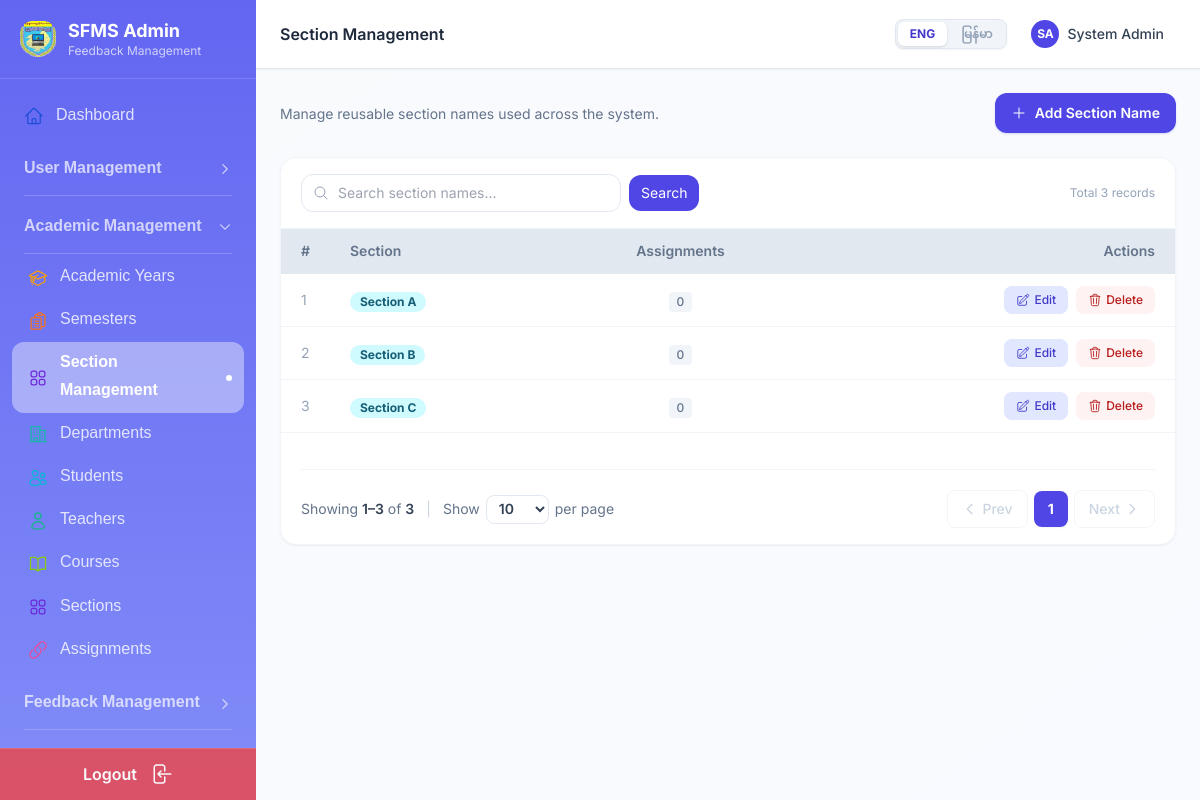
Page /admin/section_management.php (signed in) on the committed database.
### tables this page shows
CREATE TABLE IF NOT EXISTS users (
    id INT AUTO_INCREMENT PRIMARY KEY,
    name VARCHAR(100) NOT NULL,
    username VARCHAR(50) NOT NULL UNIQUE,
    email VARCHAR(100) NOT NULL UNIQUE,
    password VARCHAR(255) NOT NULL,
    role ENUM('admin','teacher','student') NOT NULL,
    profile_image VARCHAR(255) DEFAULT NULL,
    created_at TIMESTAMP DEFAULT CURRENT_TIMESTAMP,
    updated_at TIMESTAMP DEFAULT CURRENT_TIMESTAMP ON UPDATE CURRENT_TIMESTAMP
);

CREATE TABLE IF NOT EXISTS section_master (
    id INT AUTO_INCREMENT PRIMARY KEY,
    section_name VARCHAR(10) NOT NULL UNIQUE,
    created_at TIMESTAMP DEFAULT CURRENT_TIMESTAMP,
    updated_at TIMESTAMP DEFAULT CURRENT_TIMESTAMP ON UPDATE CURRENT_TIMESTAMP
);

### admin/section_management.php (the view, shortened to what the rows shown need)
<?php
require_once '../config/db.php';
require_once '../includes/auth.php';
require_once '../includes/functions.php';
$pageTitle = $LANG['section_management_title'] ?? 'Section Management';
$search = clean($_GET['search'] ?? '');
$perPage = max(10, min(100, (int) ($_GET['per_page'] ?? 10)));
$page = max(1, (int) ($_GET['page'] ?? 1));
$conditions = [];
$params = [];
$types = '';
$where = $conditions ? 'WHERE ' . implode(' AND ', $conditions) : '';
$countSql = "SELECT COUNT(*) AS c FROM section_master sm $where";
$c = $conn->prepare($countSql);
$c->execute();
$total = (int) $c->get_result()->fetch_assoc()['c'];
$pg = paginate($total, $perPage, $page);
$off = $pg['offset'];
$dataSql = "SELECT sm.*,
    (SELECT COUNT(*) FROM sections WHERE section_id = sm.id) AS assignment_count
    FROM section_master sm $where ORDER BY sm.section_name ASC LIMIT ? OFFSET ?";
$params[] = $perPage;
$params[] = $off;
$types .= 'ii';
$stmt = $conn->prepare($dataSql);
$stmt->bind_param($types, ...$params);
$stmt->execute();
$rows = $stmt->get_result()->fetch_all(MYSQLI_ASSOC);
$buildQuery = function ($overrides = []) use ($search) {
    $params = array_merge(['search' => $search], $overrides);
    $params = array_filter($params);
    return 'section_management.php' . ($params ? '?' . http_build_query($params) : '');
};
include '../includes/admin_header.php';
include '../includes/admin_sidebar.php';
?>
<div class="bg-white rounded-2xl shadow-sm border border-slate-100 overflow-hidden">
    <div class="overflow-x-auto">
        <table class="w-full border-collapse">
            <thead class="bg-slate-200 border-b border-slate-200">
                <tr>
                    <th class="text-left px-5 py-3 text-slate-500 w-12 text-sm font-semibold">#</th>
                    <th class="text-left px-5 py-3 text-slate-500 text-sm font-semibold">
                        <?= $LANG['section_name'] ?? 'Section Name' ?>
                    </th>
                    <th class="text-center px-5 py-3 text-slate-500 text-sm font-semibold">
                        <?= $LANG['assignments_label'] ?? 'Assignments' ?>
                    </th>
                    <th class="text-right px-5 py-3 text-slate-500 text-sm font-semibold">
                        <?= $LANG['col_actions'] ?? 'Actions' ?>
                    </th>
                </tr>
            </thead>
            <tbody class="divide-y divide-slate-100">
                <?php if ($rows): ?>
                    <?php foreach ($rows as $i => $row): ?>
                        <tr class="hover:bg-slate-50 transition-colors">
                            <td class="px-5 py-3 text-sm text-slate-400"><?= $pg['offset'] + $i + 1 ?></td>
                            <td class="px-5 py-3">
                                <span
                                    class="inline-flex items-center px-2.5 py-0.5 rounded-full text-xs font-bold bg-cyan-100 text-cyan-800">
                                    <?= $LANG['section_label'] ?? 'Section' ?>         <?= e($row['section_name']) ?>
                                </span>
                            </td>
                            <td class="px-5 py-3 text-center">
                                <span
                                    class="inline-flex items-center px-2 py-0.5 rounded text-xs font-medium <?= $row['assignment_count'] > 0 ? 'bg-green-100 text-green-700' : 'bg-slate-100 text-slate-500' ?>">
                                    <?= $row['assignment_count'] ?>
                                </span>
                            </td>
                            <td class="px-5 py-3 text-right">
                                <div class="flex items-center justify-end gap-2">
                                    <button onclick="openEdit(<?= htmlspecialchars(json_encode($row), ENT_QUOTES) ?>)"
                                        class="inline-flex items-center gap-1 px-3 py-1.5 text-xs font-medium text-indigo-700 bg-indigo-100 hover:bg-indigo-200 rounded-lg">
                                        <?= iconSvg('edit', 'w-3.5 h-3.5') ?>
                                        <?= $LANG['edit'] ?? 'Edit' ?>
                                    </button>
                                    <button onclick="openDelete(<?= $row['id'] ?>, '<?= e($row['section_name']) ?>')"
                                        class="inline-flex items-center gap-1 px-3 py-1.5 text-xs font-medium text-red-700 bg-red-50 hover:bg-red-100 rounded-lg">
                                        <?= iconSvg('trash', 'w-3.5 h-3.5') ?>
                                        <?= $LANG['delete'] ?? 'Delete' ?>
                                    </button>
                                </div>
                            </td>
                        </tr>
                    <?php endforeach ?>
                <?php endif ?>
            </tbody>
        </table>
    </div>
    <div class="px-5 py-4 border-t border-slate-100">
        <?= paginationLinks($pg, $buildQuery(), $perPage) ?>
    </div>
</div>
<?php include '../includes/admin_footer.php'; ?>

### includes/admin_sidebar.php (shortened to what the rows shown need)
        <?php $groupActive = false; ?>
        <?php foreach ($nav as $item): ?>
            <?php if (($item['type'] ?? '') === 'section'): ?>
                <?php if ($groupActive): ?>
                    </div>
                    <?php $groupActive = false; ?>
                <?php endif; ?>
                <p class="px-3 pt-4 pb-1
                           text-[12px]
                           font-semibold
                           leading-[1.7]
                           tracking-wide
                           text-white/60">
                    <?= e($item['label']) ?>
                </p>
            <?php elseif (($item['type'] ?? '') === 'group'): ?>
                <?php if ($groupActive): ?>
                    </div>
                    <?php $groupActive = false; ?>
                <?php endif; ?>
                <?php $groupKey = $item['key']; ?>
                <div class="px-3 pt-4 pb-0">
                    <button onclick="toggleGroup('<?= $groupKey ?>')" class="w-full flex items-center justify-between
                               pb-3
                               text-[16px]
                               font-semibold
                               leading-[1.7]
                               text-white/70
                               hover:text-white
                               transition-colors
                               border-b border-white/20">
                        <span>
                            <?= e($item['label']) ?>
                        </span>
                        <svg id="chevron-<?= $groupKey ?>" xmlns="http://www.w3.org/2000/svg" fill="none" viewBox="0 0 24 24"
                            stroke-width="2" stroke="currentColor" class="w-3.5 h-3.5 flex-shrink-0
                                   transition-transform duration-200
                                   <?= $item['isOpen'] ? 'rotate-90' : '' ?>">
                            <path stroke-linecap="round" stroke-linejoin="round" d="M8.25 4.5l7.5 7.5-7.5 7.5" />
                        </svg>
                    </button>
                </div>
                <div id="group-<?= $groupKey ?>" class="<?= $item['isOpen'] ? '' : 'hidden' ?>">
                    <?php $groupActive = true; ?>
                <?php else:
                ?>
                        <?= iconSvg(
                            $item['icon'],
                            'w-5 h-5 flex-shrink-0 ' .
                            ($item['iconColor'] ?? 'text-white/80')
                        ) ?>
                <?php endif; ?>
            <?php endforeach; ?>
            <?php if ($groupActive): ?>
            </div>
        <?php endif; ?>
<div class="flex-1 flex flex-col min-w-0 overflow-hidden">
    <header class="
            bg-white
            border-b border-slate-200
            px-4 lg:px-6
            py-3.5
            flex items-center gap-4
            flex-shrink-0
            sticky top-0
            z-20
            shadow-sm
        ">
        <div>
            <h1 class="text-base font-semibold text-slate-800">
                <?= e($pageTitle) ?>
            </h1>
        </div>
        <div class="ml-auto flex items-center gap-3">
            <a href="/studentfeedbackucsh/admin/profile.php" class="
                    flex items-center gap-2
                    px-3 py-1.5
                    rounded-xl
                    hover:bg-slate-50
                    transition-colors
                ">
                <?php if (!empty($user['profile_image'])): ?>
                    <img src="/studentfeedbackucsh/<?= e($user['profile_image']) ?>" alt="Profile"
                        class="w-7 h-7 rounded-full object-cover">
                <?php else: ?>
                    <div class="
                            w-7 h-7
                            rounded-full
                            bg-indigo-600
                            flex items-center justify-center
                            text-xs
                            font-bold
                            text-white
                        ">
                        <?= e($initials) ?>
                    </div>
                <?php endif; ?>
                <span class="hidden md:block text-sm font-medium text-slate-700">
                    <?= e($user['name']) ?>
                </span>
            </a>
        </div>
    </header>
    <main class="flex-1 overflow-y-auto p-4 lg:p-6">

### includes/functions.php (shortened to what the rows shown need)
<?php
function e(string $s): string
{
    return htmlspecialchars($s, ENT_QUOTES, 'UTF-8');
}
function clean($val): string
{
    return trim(strip_tags($val));
}
function avatarInitials(string $name): string
{
    $parts = array_filter(explode(' ', trim($name)));
    $initials = '';
    foreach ($parts as $p) {
        $initials .= strtoupper($p[0]);
        if (strlen($initials) >= 2)
            break;
    }
    return $initials ?: 'U';
}
function paginate(int $total, int $perPage, int $current): array
{
    $totalPages = max(1, (int) ceil($total / $perPage));
    $current = max(1, min($current, $totalPages));
    return [
        'total' => $total,
        'per_page' => $perPage,
        'current' => $current,
        'total_pages' => $totalPages,
        'offset' => ($current - 1) * $perPage,
    ];
}
function paginationLinks(array $pg, string $baseUrl, int $perPage = 10): string
{
    global $LANG;
    $cur = $pg['current'];
    $total = $pg['total_pages'];
    $showing = $LANG['pagination_showing'] ?? 'Showing';
    $of = $LANG['pagination_of'] ?? 'of';
    $parsedUrl = parse_url($baseUrl);
    $existingParams = [];
    $path = $parsedUrl['path'] ?? '';
    $buildUrl = function (int $page) use ($path, $existingParams, $perPage) {
        $params = $existingParams;
        $params['page'] = $page;
        $params['per_page'] = $perPage;
        return $path . '?' . http_build_query($params);
    };
    $pages = [];
    $pages[] = 1;
    for ($i = max(2, $cur - 1); $i <= min($total - 1, $cur + 1); $i++) {
        $pages[] = $i;
    }
    $pages = array_unique($pages);
    sort($pages);
    $pageLinks = '';
    $prevPage = 0;
    foreach ($pages as $p) {
        if ($p === $cur) {
            $pageLinks .= '<span class="px-3.5 py-2 rounded-lg bg-indigo-600 text-white text-sm font-bold shadow-sm">' . $p . '</span>';
        } else {
            $pageLinks .= '<a href="' . $buildUrl($p) . '" class="px-3.5 py-2 rounded-lg border border-slate-200 text-sm text-slate-600 font-medium hover:bg-slate-100 hover:border-slate-300 transition-all duration-150">' . $p . '</a>';
        }
    }
    $ppOptions = '';
    foreach ([10, 25, 50, 100] as $pp) {
        $ppOptions .= '<option value="' . $pp . '"' . ($pp == $perPage ? ' selected' : '') . '>' . $pp . '</option>';
    }
    $start = ($cur - 1) * $perPage + 1;
    $end = min($cur * $perPage, $pg['total']);
    $html = '<nav class="flex flex-col sm:flex-row items-center justify-between gap-4 mt-5 pt-5 border-t border-slate-100">';
    $html .= '<div class="flex flex-wrap items-center gap-3 text-sm text-slate-500">';
    $html .= '<span>' . $showing . ' <span class="font-semibold text-slate-700">' . $start . '–' . $end . '</span> ' . $of . ' <span class="font-semibold text-slate-700">' . $pg['total'] . '</span></span>';
    $html .= '<span class="text-slate-300">|</span>';
    $html .= '<span class="inline-flex items-center gap-1.5">';
    $html .= '<span>Show</span>';
    $html .= '<select onchange="changePerPage(this.value, \'' . htmlspecialchars(addcslashes($path, "'"), ENT_QUOTES) . '\', ' . $perPage . ')" class="border border-slate-200 rounded-lg px-2 py-1 text-sm font-semibold text-slate-700 bg-white focus:outline-none focus:ring-2 focus:ring-blue-500 focus:border-blue-500 cursor-pointer transition-all duration-150">';
    $html .= $ppOptions;
    $html .= '</select>';
    $html .= '<span>per page</span>';
    $html .= '</span>';
    $html .= '</div>';
    $html .= '<div class="flex items-center gap-1.5">';
    if ($cur > 1) {
        $html .= '<a href="' . $buildUrl($cur - 1) . '" class="px-3.5 py-2 rounded-lg border border-slate-200 text-sm font-medium text-slate-600 hover:bg-slate-100 hover:border-slate-300 transition-all duration-150 inline-flex items-center gap-1">';
        $html .= '<svg class="w-4 h-4" fill="none" stroke="currentColor" viewBox="0 0 24 24"><path stroke-linecap="round" stroke-linejoin="round" stroke-width="2" d="M15 19l-7-7 7-7"/></svg>';
        $html .= 'Prev</a>';
    } else {
        $html .= '<span class="px-3.5 py-2 rounded-lg border border-slate-100 text-sm font-medium text-slate-300 cursor-not-allowed inline-flex items-center gap-1">';
        $html .= '<svg class="w-4 h-4" fill="none" stroke="currentColor" viewBox="0 0 24 24"><path stroke-linecap="round" stroke-linejoin="round" stroke-width="2" d="M15 19l-7-7 7-7"/></svg>';
        $html .= 'Prev</span>';
    }
    $html .= $pageLinks;
    if ($cur < $total) {
        $html .= '<a href="' . $buildUrl($cur + 1) . '" class="px-3.5 py-2 rounded-lg border border-slate-200 text-sm font-medium text-slate-600 hover:bg-slate-100 hover:border-slate-300 transition-all duration-150 inline-flex items-center gap-1">';
        $html .= 'Next<svg class="w-4 h-4" fill="none" stroke="currentColor" viewBox="0 0 24 24"><path stroke-linecap="round" stroke-linejoin="round" stroke-width="2" d="M9 5l7 7-7 7"/></svg>';
        $html .= '</a>';
    } else {
        $html .= '<span class="px-3.5 py-2 rounded-lg border border-slate-100 text-sm font-medium text-slate-300 cursor-not-allowed inline-flex items-center gap-1">';
        $html .= 'Next<svg class="w-4 h-4" fill="none" stroke="currentColor" viewBox="0 0 24 24"><path stroke-linecap="round" stroke-linejoin="round" stroke-width="2" d="M9 5l7 7-7 7"/></svg>';
        $html .= '</span>';
    }
    $html .= '</div></nav>';
    $html .= '<script>
if(typeof changePerPage!=="function"){
    function changePerPage(val,path,currentPP){
        if(val==currentPP)return;
        var u=new URL(window.location.href);
        u.searchParams.set("per_page",val);
        u.searchParams.delete("page");
        window.location.href=u.href;
    }
}
</script>';
    return $html;
}
function iconSvg(string $name, string $class = 'w-5 h-5'): string
{
    $d = $paths[$name] ?? '';
    return "<svg xmlns=\"http://www.w3.org/2000/svg\" fill=\"none\" viewBox=\"0 0 24 24\" stroke-width=\"1.5\" stroke=\"currentColor\" class=\"{$class}\"><path stroke-linecap=\"round\" stroke-linejoin=\"round\" d=\"{$d}\"/></svg>";
}

### rows in the picture
users: name "SA", name "System Admin"
section_master: offset "1", section_name "A", assignment_count "0", id "1", id "3"
section_master: offset "2", section_name "B", assignment_count "0"
section_master: offset "3", section_name "C", assignment_count "0"

### other values in the picture
$LANG['admin_portal'] "SFMS Admin"
$LANG['admin_portal_sub'] "Feedback Management"
$item['label'] "Dashboard"
$item['label'] "User Management"
$item['label'] "Academic Management"
$item['label'] "Academic Years"
$item['label'] "Semesters"
$item['label'] "Section Management"
$item['label'] "Departments"
$item['label'] "Students"
$item['label'] "Teachers"
$item['label'] "Courses"
$item['label'] "Sections"
$item['label'] "Assignments"
$item['label'] "Feedback Management"
